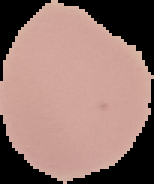
#> input picture cell_images/Uninfected/C105P66ThinF_IMG_20150924_100655_cell_64.png, 154 x 184 px; its folder holds only this picture in this run
$ python gen_dataset_Uninfected.py
#> lines starting #> are read from the running program, lines starting #| are printed output that depends on the picture; after the words box and inside, x2 and y2 are one past the last pixel; in counts of white or black regions, pixels touching at a corner belong together
import cv2,os
import numpy as np
import csv
import glob

label = "Uninfected"
dirList = glob.glob("cell_images/"+label+"/*.png")
file = open("csv/dataset.csv","a")

for img_path in dirList:

	im = cv2.imread(img_path)
#> im is the input picture: shape (184, 154, 3); mean B, G, R 110.5, 117.3, 148

	im = cv2.GaussianBlur(im,(5,5),2)
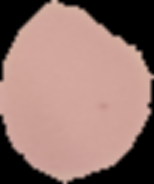
#> im: shape (184, 154, 3); mean B, G, R 110.5, 117.3, 148

	im_gray = cv2.cvtColor(im,cv2.COLOR_BGR2GRAY)
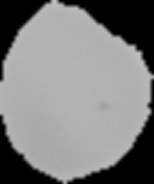
#> im_gray: shape (184, 154); min 0, max 191, mean 125.7

	ret,thresh = cv2.threshold(im_gray,127,255,0)
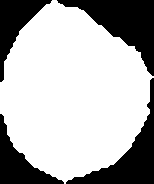
#> thresh: shape (184, 154); 69.7% white; 4 black regions
	contours,_ = cv2.findContours(thresh,1,2)
#> contours = 1 contour; box (x1, y1, x2, y2) and area: (0, 0, 154, 184) 19522

	# [7 lines of commented-out code are left out]


	file.write(label)
	file.write(",")

	for i in range(5):
		try:
			area = cv2.contourArea(contours[i])
			file.write(str(area))
		except:
			file.write("0")

		file.write(",")
#> this loop made 5 passes
#> area on pass 1: 19522


	file.write("\n")


#cv2.waitKey(19000)

$ run again, on cell_images/Uninfected/C116P77ThinF_IMG_20150930_171448_cell_53.png
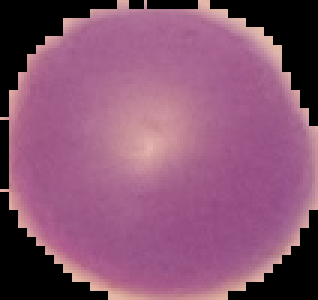
#> input picture cell_images/Uninfected/C116P77ThinF_IMG_20150930_171448_cell_53.png, 106 x 100 px (shown 3 times larger)
#> im is the input picture: shape (100, 106, 3); mean B, G, R 113, 83.6, 135.7
#> `im_gray = cv2.cvtColor(im,cv2.COLOR_BGR2GRAY)`:
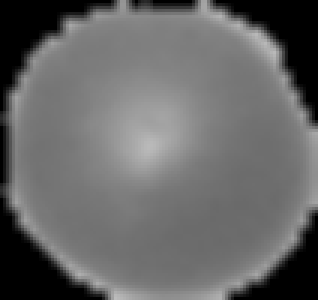
#> im_gray: shape (100, 106) (shown 3 times larger); min 0, max 188, mean 102.5
#> `ret,thresh = cv2.threshold(im_gray,127,255,0)`:
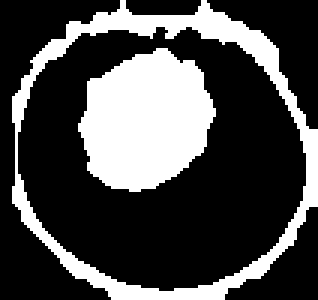
#> thresh: shape (100, 106) (shown 3 times larger); 28.9% white; 2 white regions
#> contours = 3 contours; box (x1, y1, x2, y2) and area: (4, 0, 106, 100) 7904, (5, 8, 103, 98) 6731, (26, 16, 72, 64) 1530
#> the loop `for i in range(5):` made 5 passes
#> area on passes 1 to 3: 1529.5, 6731, 7904

$ run again, on cell_images/Uninfected/C118P79ThinF_IMG_20151002_105018_cell_109.png
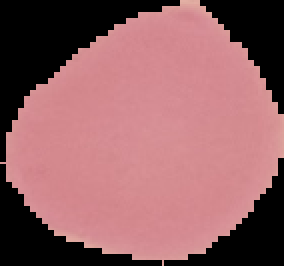
#> input picture cell_images/Uninfected/C118P79ThinF_IMG_20151002_105018_cell_109.png, 142 x 133 px (shown 2 times larger)
#> im is the input picture: shape (133, 142, 3); mean B, G, R 99.9, 96.3, 146.3
#> `im_gray = cv2.cvtColor(im,cv2.COLOR_BGR2GRAY)`:
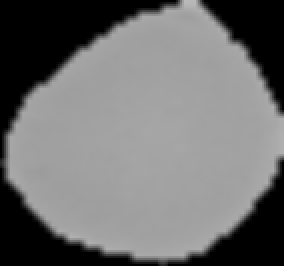
#> im_gray: shape (133, 142) (shown 2 times larger); min 0, max 185, mean 111.7
#> `ret,thresh = cv2.threshold(im_gray,127,255,0)`:
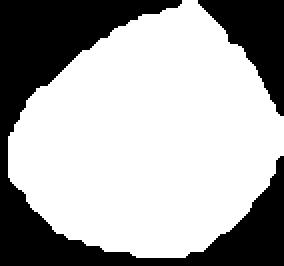
#> thresh: shape (133, 142) (shown 2 times larger); 66.6% white; 2 black regions
#> contours = 1 contour; box (x1, y1, x2, y2) and area: (4, 0, 142, 129) 12386
#> the loop `for i in range(5):` made 5 passes
#> area on pass 1: 12385.5

$ run again, on cell_images/Uninfected/C118P79ThinF_IMG_20151002_110725_cell_26.png
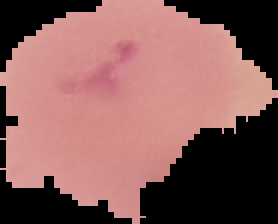
#> input picture cell_images/Uninfected/C118P79ThinF_IMG_20151002_110725_cell_26.png, 139 x 112 px (shown 2 times larger)
#> im is the input picture: shape (112, 139, 3); mean B, G, R 89.3, 91.7, 133.9
#> `im_gray = cv2.cvtColor(im,cv2.COLOR_BGR2GRAY)`:
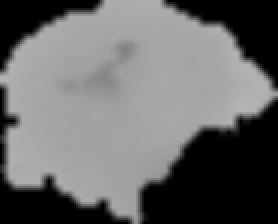
#> im_gray: shape (112, 139) (shown 2 times larger); min 0, max 179, mean 104
#> `ret,thresh = cv2.threshold(im_gray,127,255,0)`:
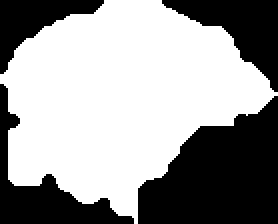
#> thresh: shape (112, 139) (shown 2 times larger); 60.3% white; 4 black regions
#> contours = 1 contour; box (x1, y1, x2, y2) and area: (0, 0, 139, 112) 9192
#> the loop `for i in range(5):` made 5 passes
#> area on pass 1: 9192.5
